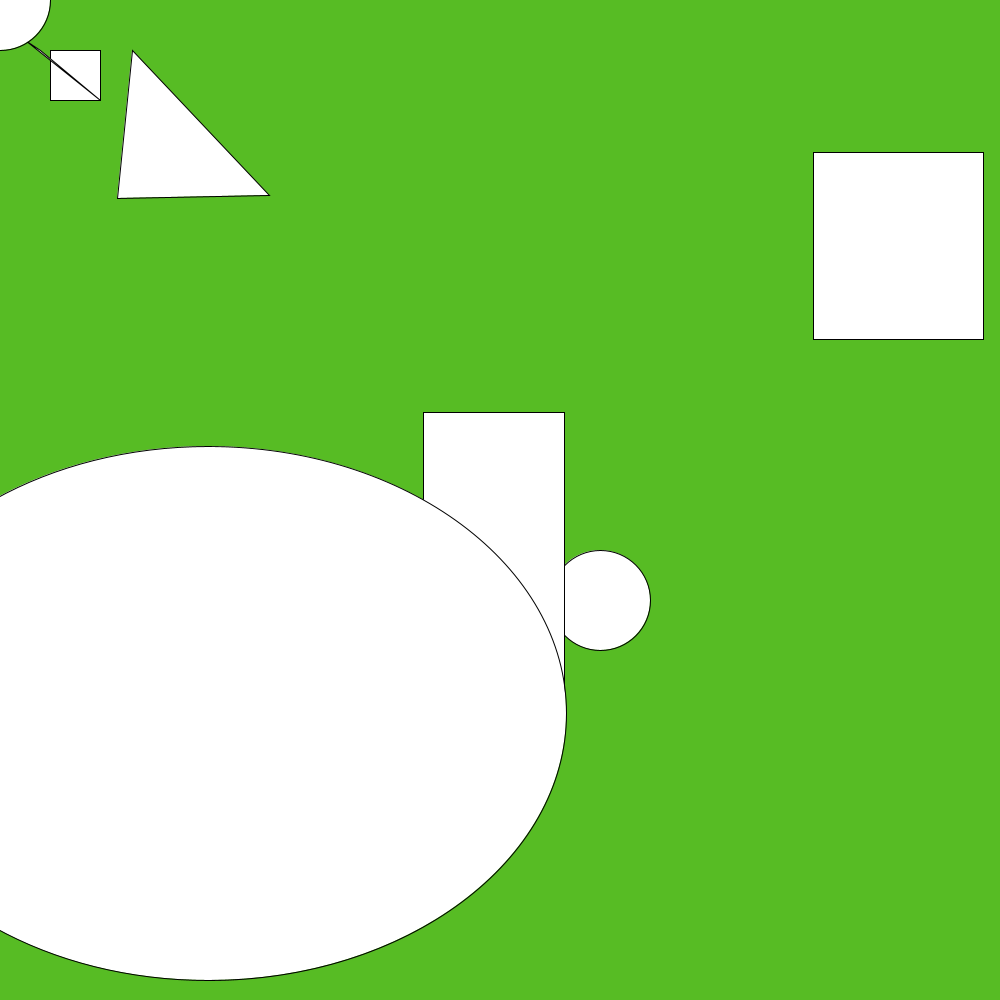
Frame 1 (no input)
Frame 60 (the mouse pressed at the canvas centre just before this capture): identical to frame 1, image omitted
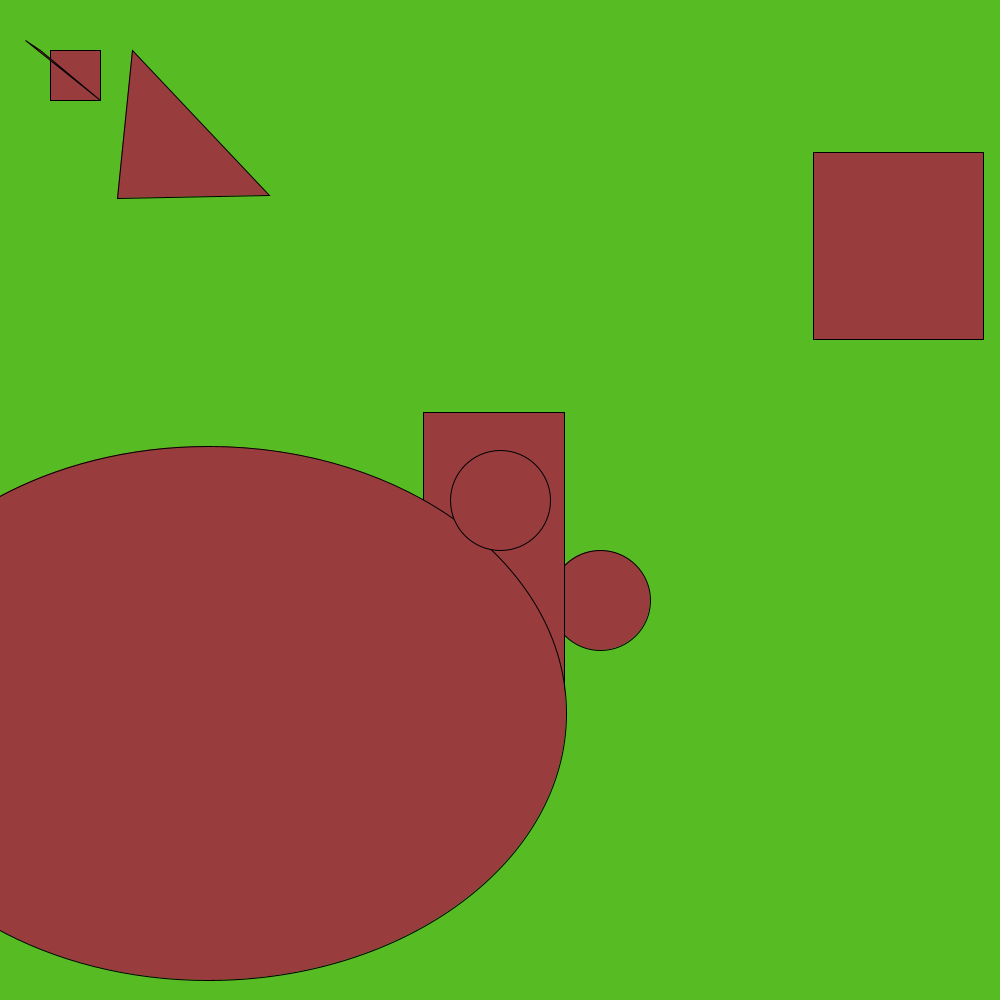
Frame 120 (the mouse held since frame 60 and released just before this capture)

The Processing sketch that drew these frames (run headless with seeded random() and noise(); from frame 60 on, the mouse is pressed at the canvas centre):

// Processing sketch: sketch_200727a
// ── sketch_200727a.pde
void setup(){
size(1000,1000);

}

void draw(){
 
  background(#57BC24);
  
  if(mousePressed){
    fill(#983C3D);
  }
    
  
  rect(50,50,50,50);
  ellipse(600,600,100,100);
  triangle(100,100,40,50,25,40);
  rect(423,412,141,315);
  ellipse(208,713,716,534);
  triangle(269,195,132,50,117,198);
  rect(813,152,170,187);
  ellipse(mouseX,mouseY,100,100);
  

}
